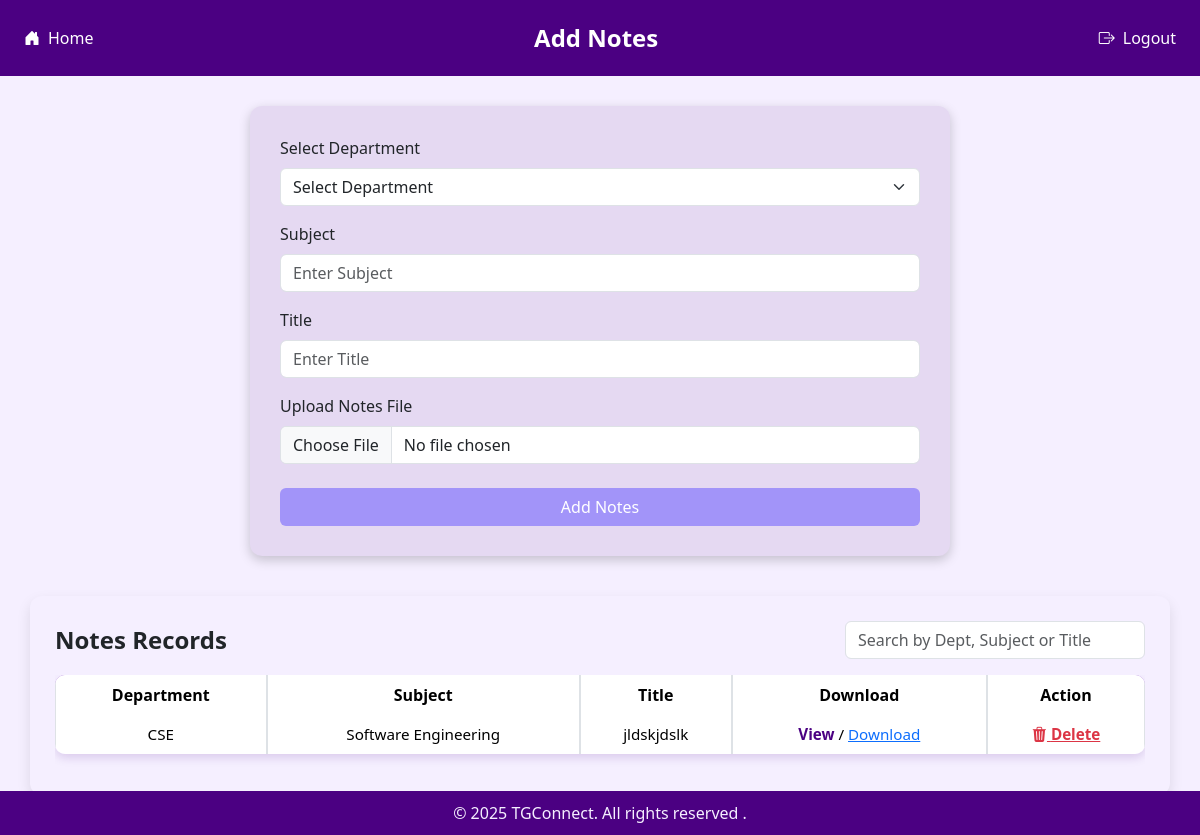
Page /addnotes/ (signed in) on the committed database.
### TGConnect/models.py (models this page shows)
class Notes(models.Model) :
    department = models.CharField(max_length=20)
    subject = models.CharField(max_length=20)
    title = models.CharField(max_length=50,unique=True)
    filename = models.CharField(max_length=50)
    info = models.CharField(max_length=50)

### TGConnect/views.py (the view, shortened to what this page needs)
# urls.py: path('addnotes/',views.addnotes),
def addnotes(request) :
    if request.method=="GET":
        department = request.session["tdepartment"]
        data = models.Notes.objects.filter(department=department)
        return render(request,"addnotes.html",{"tname": request.session["tname"],"data": data})

### TGConnect/templates/addnotes.html (shortened to what this page needs)
{% load static %}
<!DOCTYPE html>
<html lang="en">
<head>
  <link href="https://cdn.jsdelivr.net/npm/bootstrap@5.3.2/dist/css/bootstrap.min.css" rel="stylesheet" />
  <link href="https://cdn.jsdelivr.net/npm/bootstrap-icons@1.10.5/font/bootstrap-icons.css" rel="stylesheet" />
</head>
<body>
  <div class="header px-4">
    <a href="/tghome/"><i class="bi bi-house-door-fill"></i> Home</a>
    <div class="title">Add Notes</div>
    <a href="/"><i class="bi bi-box-arrow-right"></i> Logout</a>
  </div>
  <div class="container-form">
    <form method="post" action="/addnotes/" enctype="multipart/form-data">
      <div class="mb-3">
        <label for="department" class="form-label">Select Department</label>
        <select class="form-select" name="department" required>
          <option disabled selected>Select Department</option>
        </select>
      </div>
      <div class="mb-3">
        <label for="subject" class="form-label">Subject</label>
        <input type="text" class="form-control" name="subject" placeholder="Enter Subject" required />
      </div>
      <div class="mb-3">
        <label for="title" class="form-label">Title</label>
        <input type="text" class="form-control" name="title" placeholder="Enter Title" required />
      </div>
      <div class="mb-4">
        <label for="file" class="form-label">Upload Notes File</label>
        <input class="form-control" type="file" name="file" required />
      </div>
      <button type="submit" class="btn btn-submit w-100">Add Notes</button>
    </form>
  </div>
  <div class="container-table">
    <div class="d-flex flex-column flex-md-row justify-content-between align-items-start align-items-md-center mb-3 gap-2">
      <h4 class="mb-0 fw-bold text-dark">Notes Records</h4>
      <input
        type="text"
        id="searchInput"
        onkeyup="filterNotes()"
        placeholder="Search by Dept, Subject or Title"
        class="form-control search-bar"
      />
    </div>
    <div class="table-responsive">
      <table class="table table-bordered" id="notesTable">
        <thead>
          <tr>
            <th>Department</th>
            <th>Subject</th>
            <th>Title</th>
            <th>Download</th>
            <th>Action</th>
          </tr>
        </thead>
        <tbody>
          {% for row in data %}
          <tr>
            <td>{{ row.department }}</td>
            <td>{{ row.subject }}</td>
            <td>{{ row.title }}</td>
            <td>
              <a class="download-link" href="/media/{{ row.filename }}">View</a> /
              <a href="/media/{{ row.filename }}" download>Download</a>
            </td>
            <td>
              <a
                class="text-danger fw-bold"
                href="/managenotes/?s=delete&subject={{ row.subject }}&title={{ row.title }}&department={{ row.department }}"
              >
                <i class="bi bi-trash3-fill"></i> Delete
              </a>
            </td>
          </tr>
          {% empty %}
          <tr>
            <td colspan="5" class="text-center">No notes found.</td>
          </tr>
          {% endfor %}
        </tbody>
      </table>
    </div>
  </div>
  <footer>&copy; 2025 TGConnect. All rights reserved .</footer>
</body>
</html>

### TGConnect/templates/addnotes.html (style rules this page uses)
body { background-color: #f5efff; font-family: "Segoe UI", sans-serif; }
.header { background-color: #4b0082; padding: 20px; color: white; display: flex; justify-content: space-between; align-items: center; flex-wrap: nowrap; }
.header a { color: white; text-decoration: none; font-size: 1rem; display: flex; align-items: center; }
.header a i { margin-right: 8px; }
.header .title { font-size: 1.5rem; font-weight: bold; flex-grow: 1; text-align: center; }
.container-form { background-color: #e5d9f2; max-width: 700px; margin: 30px auto; padding: 30px; border-radius: 12px; box-shadow: 0 4px 12px rgba(0, 0, 0, 0.2); animation: slideIn 0.8s ease-out; }
.btn-submit { background-color: #a294f9; color: white; }
.container-table { max-width: 95%; margin: 40px auto; background-color: #f5efff; padding: 25px; border-radius: 12px; box-shadow: 0 6px 14px rgba(0, 0, 0, 0.1); animation: fadeIn 1s ease-in; }
table { width: 100%; border-collapse: separate; border-spacing: 0; background-color: #ffffff; border-radius: 10px; overflow: hidden; box-shadow: 0 4px 10px rgba(75, 0, 130, 0.15); }
thead { background-color: #6a0dad; color: white; }
th { padding: 16px; font-weight: bold; text-align: center; background-color: #6a0dad; color: #ffffff; font-size: 1rem; border-bottom: 2px solid #dcd0f7; }
td { padding: 14px 16px; text-align: center; font-size: 0.95rem; color: #333; vertical-align: middle; border-bottom: 1px solid #e3d9f7; }
tr:nth-child(odd) { background-color: #ebe1ff; }
a.download-link { color: #4b0082; font-weight: 600; text-decoration: none; }
.search-bar { max-width: 300px; }
footer { position: fixed; bottom: 0; width: 100%; background-color: #4b0082; color: #f5efff; text-align: center; padding: 10px 0; font-size: 1rem; }

### rows in the picture
Notes: department "CSE", subject "Software Engineering", title "jldskjdslk"
